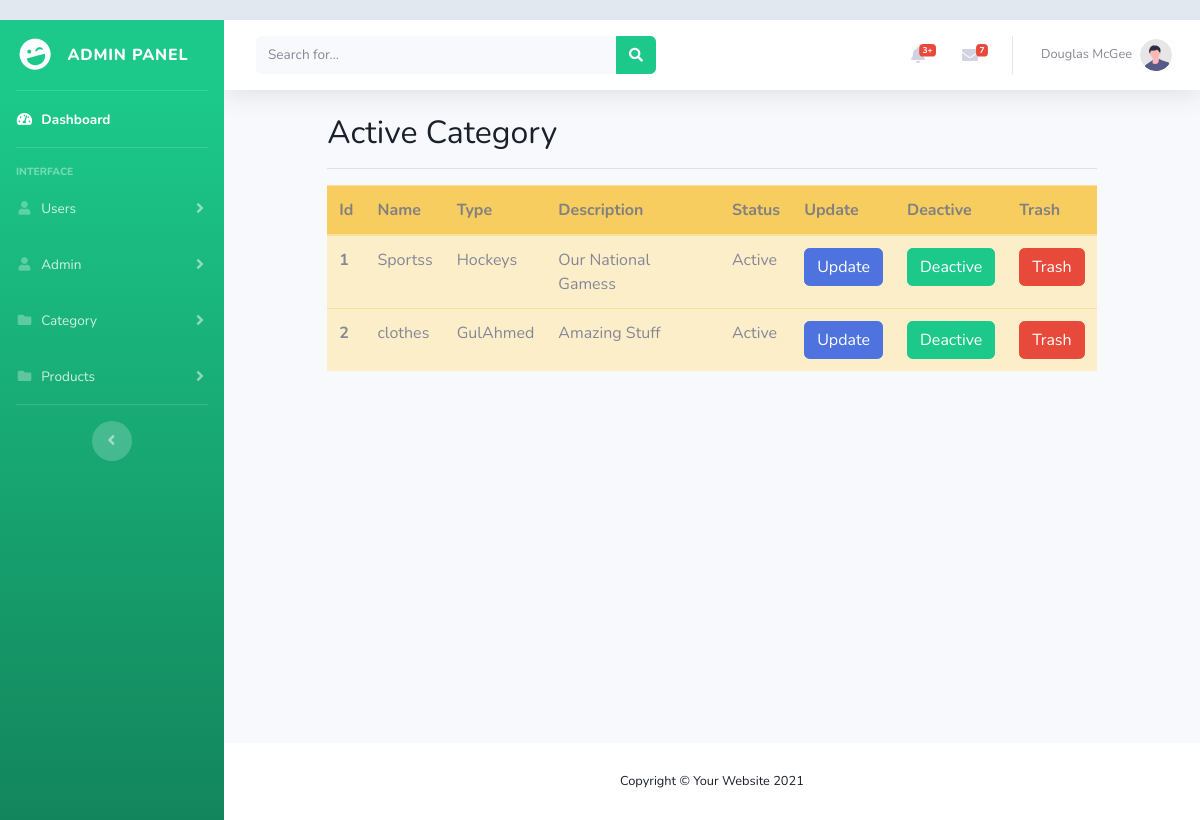
The app's page /viewcat.php with its own data.
### tables this page shows
CREATE TABLE `category` (
  `id` int(11) NOT NULL,
  `name` varchar(40) NOT NULL,
  `type` varchar(40) NOT NULL,
  `des` varchar(40) NOT NULL,
  `status` tinyint(4) NOT NULL,
  `Cstatus` tinyint(4) NOT NULL DEFAULT 1
);

### viewcat.php (the view, shortened to what this page needs)
<?php
include('admin/includes/header.php');
include('admin/includes/sidebar.php');
include('admin/includes/topbar.php');
require('config.php');
$fetch = "SELECT * FROM `Category` where Cstatus = '1' ";
$data = mysqli_query($connection, $fetch);
?>
<!DOCTYPE html>
<html lang="en">
<head>
</head>
<body>
    <div class="container">
        <div class="row justify-content-center">
            <div class="col-xl-10 col-lg-12 col-md-9">
                <h2>Active Category</h2>
                <hr>
                <table class="table table-warning">
                    <thead class="bg-warning p-2 text-dark bg-opacity-10" style="opacity: 75%;">
                        <tr>
                            <th scope="col">Id</th>
                            <th scope="col">Name</th>
                            <th scope="col">Type</th>
                            <th scope="col">Description</th>
                            <th scope="col">Status</th>
                            <th scope="col">Update</th>
                            <th scope="col">Deactive</th>
                            <th scope="col">Trash</th>
                        </tr>
                    </thead>
                    <tbody>
                        <?php
                        while ($row = mysqli_fetch_assoc($data)) {
                            ?>
                            <tr>
                                <th scope="row">
                                    <?php echo $row['id'] ?>
                                </th>
                                <td>
                                    <?php echo $row['name'] ?>
                                </td>
                                <td>
                                    <?php echo $row['type'] ?>
                                </td>
                                <td>
                                    <?php echo $row['des'] ?>
                                </td>
                                <?php
                                if ($row['status'] == 1) {
                                    ?>
                                    <td>
                                        <?php echo "Active" ?>
                                    </td>
                                    <?php
                                }
                                ?>
                                <td><a href="updatecat.php?id=<?php echo $row['id']; ?>" class="btn btn-primary">Update</a>
                                </td>
                                <td><a href="deactivecat.php?id=<?php echo $row['id']; ?>"
                                        class="btn btn-success">Deactive</a></td>
                                <td><a href="trashcat.php?id=<?php echo $row['id']; ?>" class="btn btn-danger">Trash</a>
                                </td>
                                <?php
                        }
                        ?>
                    </tbody>
                </table>
            </div>
        </div>
    </div>
</body>
</html>
<?php
include('admin/includes/footer.php');
?>

### css/userprofile.css (style rules this page uses)
body { margin-top:20px; color: #1a202c; text-align: left; background-color: #e2e8f0; }

### records on screen
category: id "1", name "Sportss", type "Hockeys", des "Our National Gamess", status "Active"
category: id "2", name "clothes", type "GulAhmed", des "Amazing Stuff", status "Active"
